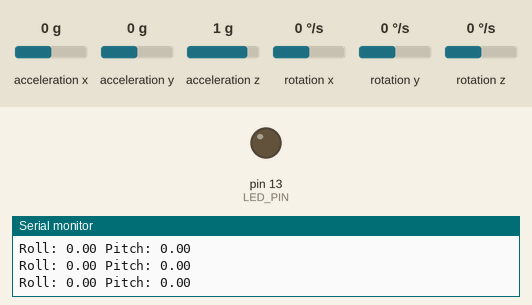
A sketch run on a simulated Arduino Uno, built with avr-gcc and run on an emulated ATmega328P. On the bench: output pins drawn as LEDs (lit = HIGH), the last lines printed to the serial monitor. Wiring (inferred from the names in the program): MPU-6050 motion sensor at I2C address 0x68. Inputs (shaded band) come from the test bench; at power-on: acceleration x 0 g, acceleration y 0 g, acceleration z 1 g, rotation x 0 °/s, rotation y 0 °/s, rotation z 0 °/s.

Above: at 1.2 s.
1.3 s: acceleration x set to -1.4 g
At 1.8 s:
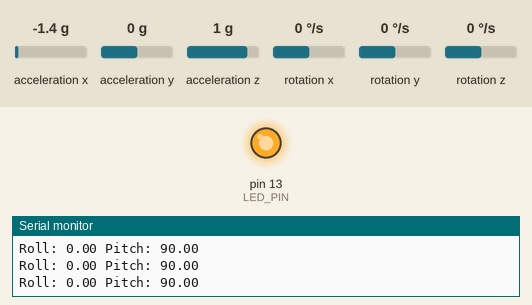
2.8 s: acceleration y set to -1.4 g
4.3 s: acceleration z set to -1.4 g
Timing chart, 0 to 7.3 s (numbered marks = the images above; inputs shaded):
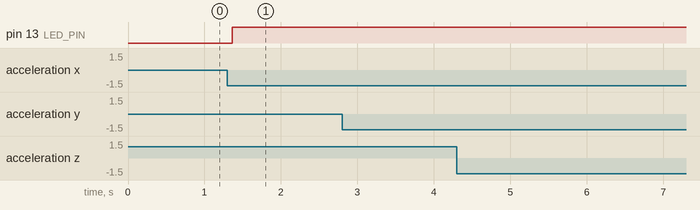

Measured:
- after the input at 1.3 s, pin 13 (LED_PIN): LOW → HIGH after 0.06 s

The sketch:

SitUPTestCode.ino
```cpp
#include <Wire.h>

const int MPU_ADDR = 0x68;  // I2C address of the MPU6050
const int LED_PIN = 13;     // Pin connected to an LED (for demonstration purposes)

// Register addresses of MPU6050
const int MPU_REG_ACCEL_X = 0x3B;
const int MPU_REG_ACCEL_Y = 0x3D;
const int MPU_REG_ACCEL_Z = 0x3F;
const int MPU_REG_GYRO_X = 0x43;
const int MPU_REG_GYRO_Y = 0x45;
const int MPU_REG_GYRO_Z = 0x47;

// Constants for sit-up, push-up, and squat detection
const float SITUP_PITCH_THRESHOLD = 30.0;    // Minimum change in pitch angle for sit-up detection
const float PUSHUP_PITCH_THRESHOLD = -30.0;  // Maximum change in pitch angle for push-up detection
const float SQUAT_ROLL_THRESHOLD = 30.0;     // Minimum change in roll angle for squat detection
const int EXERCISE_DELAY = 1000;             // Delay in milliseconds between exercise detections

bool isSitUpDetected = false;
bool isPushUpDetected = false;
bool isSquatDetected = false;
unsigned long lastExerciseTime = 0;

void setup() {
  Wire.begin();
  Serial.begin(115200);

  pinMode(LED_PIN, OUTPUT);
  digitalWrite(LED_PIN, LOW);  // Turn off the LED initially

  // Initialize MPU6050
  Wire.beginTransmission(MPU_ADDR);
  Wire.write(0x6B);  // PWR_MGMT_1 register
  Wire.write(0);     // Wake up the MPU6050 (out of sleep mode)
  Wire.endTransmission(true);

  Serial.println("MPU6050 initialized");
}

void loop() {
  // Read accelerometer values
  int16_t accelX = readData(MPU_REG_ACCEL_X);
  int16_t accelY = readData(MPU_REG_ACCEL_Y);
  int16_t accelZ = readData(MPU_REG_ACCEL_Z);

  // Read gyroscope values
  int16_t gyroX = readData(MPU_REG_GYRO_X);
  int16_t gyroY = readData(MPU_REG_GYRO_Y);
  int16_t gyroZ = readData(MPU_REG_GYRO_Z);

  // Calculate the roll and pitch angles
  float roll = atan2(accelY, accelZ) * 180 / PI;
  float pitch = atan2(-accelX, sqrt(accelY * accelY + accelZ * accelZ)) * 180 / PI;

  Serial.print("Roll: ");
  Serial.print(roll);
  Serial.print(" Pitch: ");
  Serial.println(pitch);

  // Sit-up detection logic
  if (!isSitUpDetected && abs(pitch) > SITUP_PITCH_THRESHOLD && (millis() - lastExerciseTime) > EXERCISE_DELAY) {
    isSitUpDetected = true;
    lastExerciseTime = millis();
    Serial.println("Sit-up detected!");
    digitalWrite(LED_PIN, HIGH);  // Turn on the LED
  }

  // Push-up detection logic
  if (!isPushUpDetected && pitch < PUSHUP_PITCH_THRESHOLD && (millis() - lastExerciseTime) > EXERCISE_DELAY) {
    isPushUpDetected = true;
    lastExerciseTime = millis();
    Serial.println("Push-up detected!");
    digitalWrite(LED_PIN, HIGH);  // Turn on the LED
  }

  // Squat detection logic
  if (!isSquatDetected && abs(roll) > SQUAT_ROLL_THRESHOLD && (millis() - lastExerciseTime) > EXERCISE_DELAY) {
    isSquatDetected = true;
    lastExerciseTime = millis();
    Serial.println("Squat detected!");
    digitalWrite(LED_PIN, HIGH);  // Turn on the LED
  }

  // Reset exercise detection flags
  if ((isSitUpDetected || isPushUpDetected || isSquatDetected) && abs(pitch) <= SITUP_PITCH_THRESHOLD && abs(roll) <= SQUAT_ROLL_THRESHOLD) {
    isSitUpDetected = false;
    isPushUpDetected = false;
    isSquatDetected = false;
    digitalWrite(LED_PIN, LOW);  // Turn off the LED
  }

  delay(100);
}

int16_t readData(int regAddr) {
  Wire.beginTransmission(MPU_ADDR);
  Wire.write(regAddr);
  Wire.endTransmission(false);
  Wire.requestFrom(MPU_ADDR, 2, 1);
  return (Wire.read() << 8) | Wire.read();
}
```
